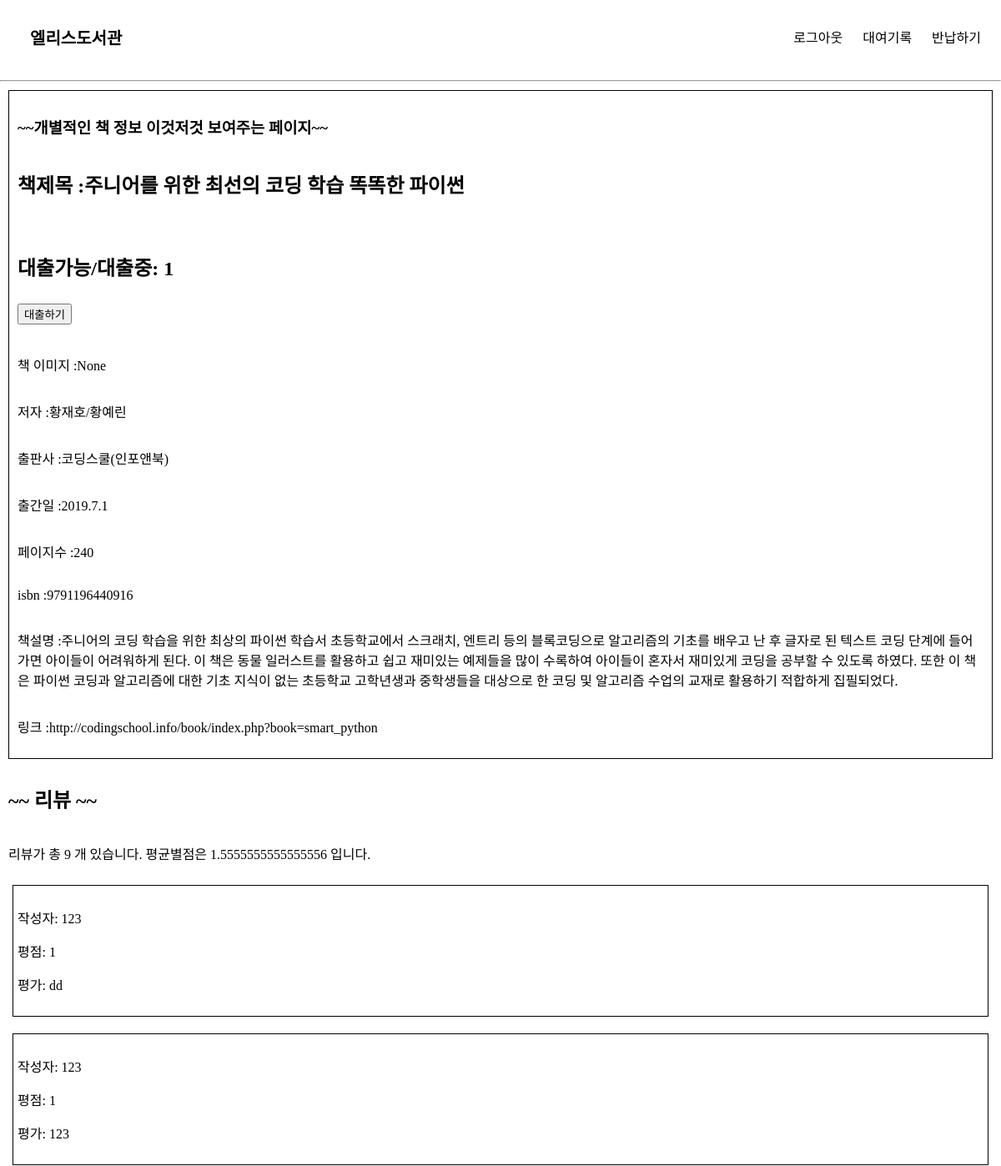
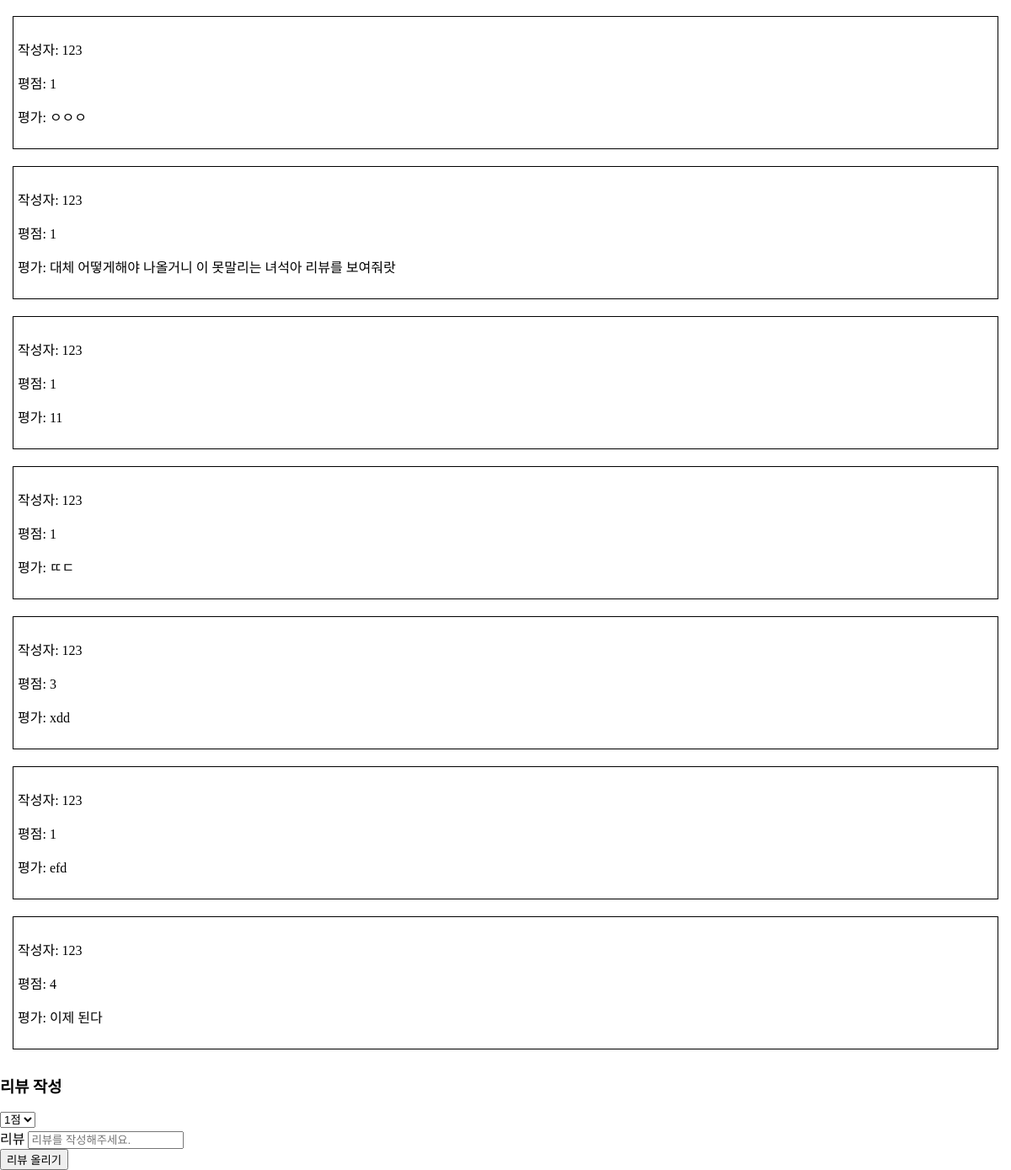
Screenshot of /book_info/1 (signed in) with the database file from the repository (2 pictures, top to bottom).
### elicelibrary/models.py (models this page shows, shortened)
class Book(db.Model):
    __tablename__     = 'Book'
    id                = db.Column(db.Integer, primary_key=True, nullable=False, autoincrement=True, unique=True)
    title             = db.Column(db.String(45), nullable=False)
    author            = db.Column(db.String(45))
    publisher         = db.Column(db.String(45))
    publication_date  = db.Column(db.String(45))
    pages             = db.Column(db.Integer)
    isbn              = db.Column(db.String(45))
    registered_date   = db.Column(db.DateTime, default=datetime.utcnow)
    description       = db.Column(db.Text())    # 길이를 정할 수 없는 문자열은 Text를 쓰면 됨
    book_link         = db.Column(db.String(255))
    book_status       = db.Column(db.String(45))   # "1" :대출가능, "0" : 대출중 , "999" : 폐기    -> 선택형 변수에 적합한 데이터타입이 있을까?
    book_img          = db.Column(db.String(45))    # 책 표지만 바뀐 경우, 또는 책이 다르지만 같은 표지를 쓰는 경우가 있기 때문에 이미지 스토리지에서 같은 이미지의 반복을 막기 위해 별도의 책 이미지 식별 용 변수를 넣음

class Review(db.Model):
    __tablename__     = 'Review'
    review_id         = db.Column(db.Integer, primary_key=True, nullable=False, autoincrement=True)
    rating            = db.Column(db.Integer)
    content           = db.Column(db.Text())
    user_id           = db.Column(db.String(45), db.ForeignKey('User.email'), nullable=False)
    isbn              = db.Column(db.String(45), db.ForeignKey('Book.isbn'))   # 외부키 사용할 때는 '테이블이름.속성', 객체 이름 x

### elicelibrary/views/book_api.py (the view)
@book.route('/book_info/<int:book_id>', methods=["GET"])
def book_detail(book_id):
    book_info = Book.query.filter(Book.id == book_id).first()
    book_review = Review.query.filter(Review.isbn == book_info.isbn).all()
    rating_sum, rating_avg = 0, 0
    if book_review :
        for review in book_review:
            rating_sum += review.rating
        rating_avg = rating_sum / len(book_review)
    return render_template("book_detail.html", book = book_info, review_list = book_review, rating_avg = rating_avg, review_cnt = len(book_review))

### elicelibrary/templates/book_detail.html (shortened to what this page needs)
{% extends 'base.html' %}
{% block content %}
<div class="book-detail-info-container">
<h3>~~개별적인 책 정보 이것저것 보여주는 페이지~~</h3>
<h2> 책제목 :{{ book.title }}</h2>
<h2>
    <p>    대출가능/대출중: {{ book.book_status }}   </p>
    <input class='checkout-btn' type="button" value="대출하기">
</h2>
<p> 책 이미지 :{{ book.book_img }}</p>
<p> 저자 :{{ book.author }}</p>
<p> 출판사 :{{ book.publisher }}</p>
<p> 출간일 :{{ book.publication_date }}</p>
<p> 페이지수 :{{ book.pages }}</p>
<p> isbn :{{ book.isbn }}</p>
<p> 책설명 :{{ book.description }}</p>
<p> 링크 :{{ book.book_link }}</p>
</div>
<div class="review-container">
    <h2>~~ 리뷰 ~~</h2>
    <p>리뷰가 총 {{ review_cnt }} 개 있습니다. 평균별점은 {{ rating_avg }} 입니다. </p>
    {% for review in review_list %}
    <div class="review">
        <p>작성자: {{ review.user_id }}</p>
        <p>평점: {{ review.rating }}</p>
        <p>평가: {{ review.content }}</p>
    </div>
    {% endfor %}
</div>
{% if session['login_id'] %}
<h3>리뷰 작성</h3>
<form action="{{ url_for('book.write_review', book_id=book.id) }}" method="post">
    <select name="star">
        <option value="1">1점</option>
    </select>
    <div class="form-group">
        <label for="review">리뷰</label>
        <input class="form-control" name="review" id="review" placeholder="리뷰를 작성해주세요."></input>
    </div>
    <input class="btn btn-primary" type="submit" value="리뷰 올리기">
</form>
{% else %}
<p>로그인 후 리뷰를 남겨주세요</p>
{% endif %}
{% endblock %}

### elicelibrary/templates/base.html (shortened to what this page needs)
<!DOCTYPE html>
<html lang="en">
<head>
    <link rel="stylesheet" href="{{ url_for('static', filename='style.css') }}" />
</head>
<body>
    <header>
        <nav class="navbar">
            <a class="header-main-name" href="/">엘리스도서관</a>
            <ul class="navbar-menu">
                {% block nav_link %}
                {% if session['login_id'] %}
                <li><a class="nav-link" href="/logout">로그아웃</a></li>
                <li><a class="nav-link" href="/checkout_records">대여기록</a></li>
                <li><a class="nav-link" href="/return">반납하기</a></li>
                {% else %}
                <li><a class="nav-link" href="/login">로그인/회원가입</a></li>
                <li><a class="nav-link" href="/checkout_records">대여기록</a></li>
                <li><a class="nav-link" href="/return">반납하기</a></li>
                {% endif %}
                {% endblock %}
            </ul>
        </nav>
    </header>
    <hr>
    {% block content %}
    {% endblock %}
</body>
</html>

### elicelibrary/static/style.css (style rules this page uses)
:root { --text-color: black; --background-color: white; --accent-color: grey; }
body { margin: 0; }
a { text-decoration: none; color: var(--text-color); }
.navbar { display: flex; justify-content: space-between; align-items: center; background-color: var(--background-color); padding: 8px 12px; }
.header-main-name { font-family: "Source Sans Pro", sans-serif; font-weight: bold; font-size: 20px; padding-left: 24px; }
.navbar-menu { display: flex; list-style: none; padding-left: 0; }
.navbar-menu li { padding: 8px 12px; }
.review-container { margin: 10px 10px 10px 10px; display: flex; flex-wrap: wrap; flex-direction: column; }
.review-container .review { margin: 10px 5px 10px 5px; padding: 10px 5px 10px 5px; border: 1px solid black; }
.book-detail-info-container { margin: 10px 10px 10px 10px; padding: 10px; display: flex; flex-wrap: wrap; flex-direction: column; border: 1px solid black; }

### rows the page displays
Book: title "주니어를 위한 최선의 코딩 학습 똑똑한 파이썬", book_status "1", book_img "None", author "황재호/황예린", publisher "코딩스쿨(인포앤북)", publication_date "2019.7.1", pages "240", isbn "9791196440916", description "주니어의 코딩 학습을 위한 최상의 파이썬 학습서 초등학교에서 스크래치, 엔트리 등의 블록코딩으로 알고리즘의 기초를 배우고 난 후 글자로 된 텍스트 코딩 단계에 들어가면 아이들이 어려워하게 된다. 이 책은 동물 일러스트를 활용하고 쉽고 재미있는 예제들을 많이 수록하여 아이들이 혼자서 재미있게 코딩을 공부할 수 있도록 하였다. 또한 이 책은 파이썬 코딩과 알고리즘에 대한 기초 지식이 없는 초등학교 고학년생과 중학생들을 대상으로 한 코딩 및 알고리즘 수업의 교재로 활용하기 적합하게 집필되었다.", book_link "http://codingschool.info/book/index.php?book=smart_python"
Review: user_id "123", rating "1", content "dd"
Review: user_id "123", rating "1", content "123"
Review: user_id "123", rating "1", content "ㅇㅇㅇ"
Review: user_id "123", rating "1", content "대체 어떻게해야 나올거니 이 못말리는 녀석아 리뷰를 보여줘랏"
Review: user_id "123", rating "1", content "11"
Review: user_id "123", rating "1", content "ㄸㄷ"
Review: user_id "123", rating "3", content "xdd"
Review: user_id "123", rating "1", content "efd"
Review: user_id "123", rating "4", content "이제 된다"

### other values shown
{{ review_cnt }} "9"
{{ rating_avg }} "1.5555555555555556"
